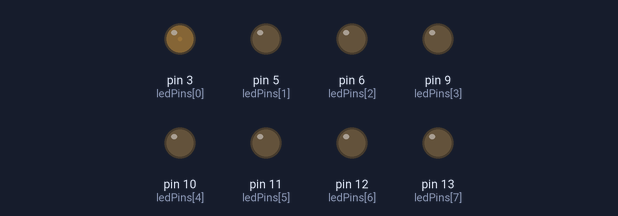
A sketch run on a simulated Arduino Uno, built with avr-gcc and run on an emulated ATmega328P. Shown: output pins drawn as LEDs (lit = HIGH). What the sketch prints to the serial monitor is not drawn.

Above: at 0.05 s.
At 6.2 s:
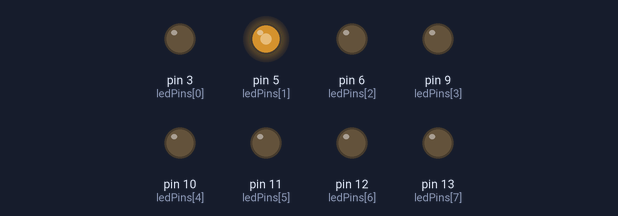
At 12.5 s:
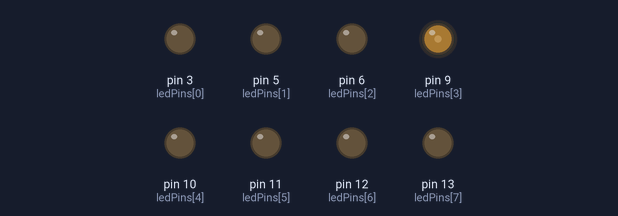
At 18.8 s:
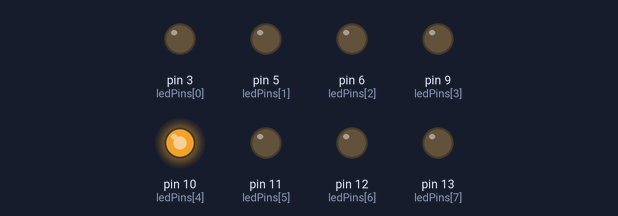
At 25.1 s:
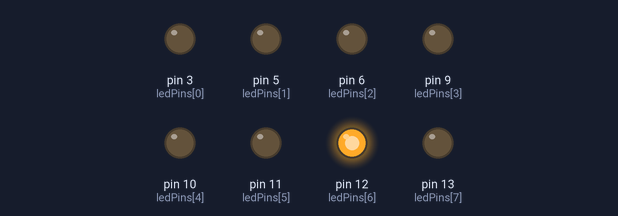
At 30.8 s:
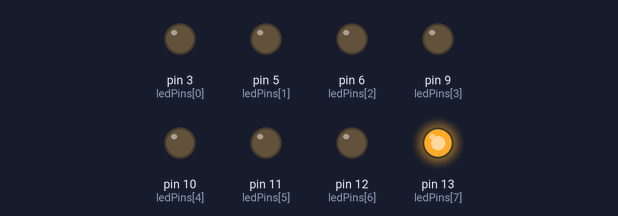
Timing chart, 0 to 40.2 s (numbered marks = the images above):
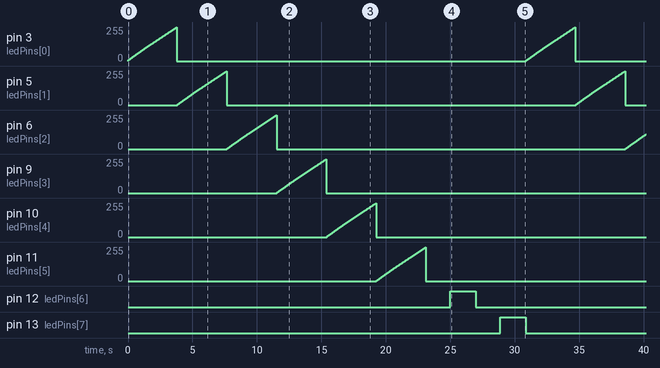

The sketch:

dimScroll.ino
```cpp
int ledPins[8] = {3, 5, 6, 9, 10, 11, 12, 13};

void setup() {
    Serial.begin(9600);

    for (int led = 0; led < 8; led++) {
        pinMode(ledPins[led], OUTPUT);
    }
}

void loop() {
    // 8 LEDs ANALOG VALUE (0-->255)  8 x 255 = 2040
    for (int led = 0; led < 8; led++) {
        for (int value = 0; value < 255; value++) {
            analogWrite(ledPins[led], value);
            Serial.print("LED ");
            Serial.print(led);
            Serial.print(" has ");
            Serial.println(value);
        }
        analogWrite(ledPins[led], 0);
    }
}
```

Measured:
- by itself, pin 12 (ledPins[6]), pin 13 (ledPins[7]): alternates HIGH for 2.0 s and LOW for 28.9 s
- by itself, pin 3 (ledPins[0]), pin 5 (ledPins[1]), pin 6 (ledPins[2]), pin 9 (ledPins[3]), pin 10 (ledPins[4]), pin 11 (ledPins[5]): ramps from 0/255 to 254/255 and jumps back, once every 30.9 s
